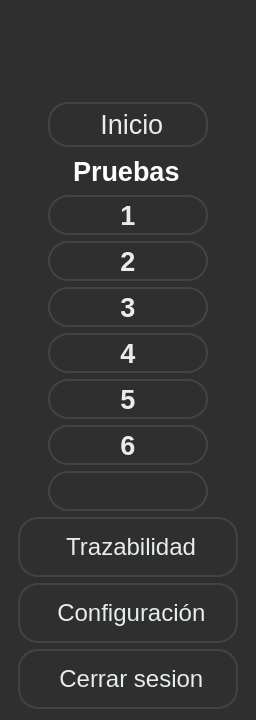
     <widget class="QWidget" name="sidebar" native="true">
      <property name="minimumSize">
       <size>
        <width>256</width>
        <height>720</height>
       </size>
      </property>
      <property name="maximumSize">
       <size>
        <width>256</width>
        <height>768</height>
       </size>
      </property>
      <property name="styleSheet">
       <string notr="true">QWidget{
background-color: rgb(47, 47, 47);

}



QPushButton {
	color: rgb(231, 236, 237);
	background-color: rgb(47, 47, 47);

     border: 2px solid rgb(67, 67, 67); /* Borde para el QStackedWidget */
    border-radius: 20px; /* Bordes redondeados solo para el QStackedWidget */
    padding: 5px; /* Opcional: agrega espacio interno */
}</string>
      </property>
      <layout class="QVBoxLayout" name="verticalLayout">
       <item>
        <layout class="QHBoxLayout" name="horizontalLayout_9">
         <item>
          <spacer name="horizontalSpacer">
           <property name="orientation">
            <enum>Qt::Horizontal</enum>
           </property>
           <property name="sizeType">
            <enum>QSizePolicy::Fixed</enum>
           </property>
           <property name="sizeHint" stdset="0">
            <size>
             <width>20</width>
             <height>17</height>
            </size>
           </property>
          </spacer>
         </item>
         <item>
          <widget class="QLabel" name="lblLogo">
           <property name="minimumSize">
            <size>
             <width>190</width>
             <height>70</height>
            </size>
           </property>
           <property name="maximumSize">
            <size>
             <width>190</width>
             <height>80</height>
            </size>
           </property>
           <property name="text">
            <string/>
           </property>
           <property name="pixmap">
            <pixmap resource="../resources/resources.qrc">:/resources/vectorseek.com-Nidec Logo Vector.png</pixmap>
           </property>
           <property name="scaledContents">
            <bool>true</bool>
           </property>
          </widget>
         </item>
         <item>
          <spacer name="horizontalSpacer_2">
           <property name="orientation">
            <enum>Qt::Horizontal</enum>
           </property>
           <property name="sizeType">
            <enum>QSizePolicy::Fixed</enum>
           </property>
           <property name="sizeHint" stdset="0">
            <size>
             <width>21</width>
             <height>17</height>
            </size>
           </property>
          </spacer>
         </item>
        </layout>
       </item>
       <item>
        <spacer name="verticalSpacer">
         <property name="orientation">
          <enum>Qt::Vertical</enum>
         </property>
         <property name="sizeType">
          <enum>QSizePolicy::Fixed</enum>
         </property>
         <property name="sizeHint" stdset="0">
          <size>
           <width>20</width>
           <height>15</height>
          </size>
         </property>
        </spacer>
       </item>
       <item>
        <layout class="QHBoxLayout" name="horizontalLayout_39">
         <item>
          <spacer name="horizontalSpacer_9">
           <property name="orientation">
            <enum>Qt::Horizontal</enum>
           </property>
           <property name="sizeHint" stdset="0">
            <size>
             <width>40</width>
             <height>20</height>
            </size>
           </property>
          </spacer>
         </item>
         <item>
          <widget class="QPushButton" name="btnInicializar">
           <property name="minimumSize">
            <size>
             <width>160</width>
             <height>45</height>
            </size>
           </property>
           <property name="maximumSize">
            <size>
             <width>160</width>
             <height>16777215</height>
            </size>
           </property>
           <property name="font">
            <font>
             <pointsize>20</pointsize>
            </font>
           </property>
           <property name="cursor">
            <cursorShape>PointingHandCursor</cursorShape>
           </property>
           <property name="toolTip">
            <string>Volver al inicio</string>
           </property>
           <property name="styleSheet">
            <string notr="true">color: rgb(231, 236, 237);</string>
           </property>
           <property name="text">
            <string> Inicio</string>
           </property>
           <property name="icon">
            <iconset resource="../resources/resources.qrc">
             <normaloff>:/resources/home.png</normaloff>:/resources/home.png</iconset>
           </property>
           <property name="iconSize">
            <size>
             <width>32</width>
             <height>32</height>
            </size>
           </property>
           <property name="checkable">
            <bool>true</bool>
           </property>
          </widget>
         </item>
         <item>
          <spacer name="horizontalSpacer_10">
           <property name="orientation">
            <enum>Qt::Horizontal</enum>
           </property>
           <property name="sizeHint" stdset="0">
            <size>
             <width>40</width>
             <height>20</height>
            </size>
           </property>
          </spacer>
         </item>
        </layout>
       </item>
       <item>
        <layout class="QHBoxLayout" name="horizontalLayout">
         <item>
          <spacer name="horizontalSpacer_12">
           <property name="orientation">
            <enum>Qt::Horizontal</enum>
           </property>
           <property name="sizeHint" stdset="0">
            <size>
             <width>40</width>
             <height>20</height>
            </size>
           </property>
          </spacer>
         </item>
         <item>
          <widget class="QLabel" name="label">
           <property name="minimumSize">
            <size>
             <width>110</width>
             <height>30</height>
            </size>
           </property>
           <property name="maximumSize">
            <size>
             <width>120</width>
             <height>40</height>
            </size>
           </property>
           <property name="font">
            <font>
             <pointsize>20</pointsize>
             <bold>true</bold>
            </font>
           </property>
           <property name="styleSheet">
            <string notr="true">color: rgb(255, 255, 255);</string>
           </property>
           <property name="text">
            <string>Pruebas</string>
           </property>
          </widget>
         </item>
         <item>
          <spacer name="horizontalSpacer_11">
           <property name="orientation">
            <enum>Qt::Horizontal</enum>
           </property>
           <property name="sizeHint" stdset="0">
            <size>
             <width>40</width>
             <height>20</height>
            </size>
           </property>
          </spacer>
         </item>
        </layout>
       </item>
       <item>
        <layout class="QHBoxLayout" name="horizontalLayout_2">
         <property name="spacing">
          <number>0</number>
         </property>
         <item>
          <spacer name="horizontalSpacer_14">
           <property name="orientation">
            <enum>Qt::Horizontal</enum>
           </property>
           <property name="sizeHint" stdset="0">
            <size>
             <width>40</width>
             <height>20</height>
            </size>
           </property>
          </spacer>
         </item>
         <item>
          <widget class="QPushButton" name="btnPrueba1">
           <property name="enabled">
            <bool>false</bool>
           </property>
           <property name="minimumSize">
            <size>
             <width>160</width>
             <height>30</height>
            </size>
           </property>
           <property name="maximumSize">
            <size>
             <width>120</width>
             <height>40</height>
            </size>
           </property>
           <property name="font">
            <font>
             <pointsize>20</pointsize>
             <bold>true</bold>
            </font>
           </property>
           <property name="cursor">
            <cursorShape>PointingHandCursor</cursorShape>
           </property>
           <property name="toolTip">
            <string>Inicializar pruebas</string>
           </property>
           <property name="styleSheet">
            <string notr="true">color: rgb(231, 236, 237);
</string>
           </property>
           <property name="text">
            <string>1</string>
           </property>
           <property name="iconSize">
            <size>
             <width>35</width>
             <height>35</height>
            </size>
           </property>
           <property name="checkable">
            <bool>true</bool>
           </property>
          </widget>
         </item>
         <item>
          <spacer name="horizontalSpacer_13">
           <property name="orientation">
            <enum>Qt::Horizontal</enum>
           </property>
           <property name="sizeHint" stdset="0">
            <size>
             <width>40</width>
             <height>20</height>
            </size>
           </property>
          </spacer>
         </item>
        </layout>
       </item>
       <item>
        <layout class="QHBoxLayout" name="horizontalLayout_3">
         <property name="spacing">
          <number>0</number>
         </property>
         <item>
          <spacer name="horizontalSpacer_15">
           <property name="orientation">
            <enum>Qt::Horizontal</enum>
           </property>
           <property name="sizeHint" stdset="0">
            <size>
             <width>40</width>
             <height>20</height>
            </size>
           </property>
          </spacer>
         </item>
         <item>
          <widget class="QPushButton" name="btnPrueba2">
           <property name="minimumSize">
            <size>
             <width>160</width>
             <height>30</height>
            </size>
           </property>
           <property name="maximumSize">
            <size>
             <width>120</width>
             <height>40</height>
            </size>
           </property>
           <property name="font">
            <font>
             <pointsize>20</pointsize>
             <bold>true</bold>
            </font>
           </property>
           <property name="styleSheet">
            <string notr="true">color: rgb(231, 236, 237);


QPushButton {
	color: rgb(231, 236, 237);
	background-color: rgb(47, 47, 47);

     border: 2px solid rgb(67, 67, 67); /* Borde para el QStackedWidget */
    border-radius: 20px; /* Bordes redondeados solo para el QStackedWidget */
    padding: 5px; /* Opcional: agrega espacio interno */
}</string>
           </property>
           <property name="text">
            <string>2</string>
           </property>
           <property name="iconSize">
            <size>
             <width>35</width>
             <height>35</height>
            </size>
           </property>
           <property name="checkable">
            <bool>true</bool>
           </property>
          </widget>
         </item>
         <item>
          <spacer name="horizontalSpacer_16">
           <property name="orientation">
            <enum>Qt::Horizontal</enum>
           </property>
           <property name="sizeHint" stdset="0">
            <size>
             <width>40</width>
             <height>20</height>
            </size>
           </property>
          </spacer>
         </item>
        </layout>
       </item>
       <item>
        <layout class="QHBoxLayout" name="horizontalLayout_4">
         <property name="spacing">
          <number>0</number>
         </property>
         <item>
          <spacer name="horizontalSpacer_18">
           <property name="orientation">
            <enum>Qt::Horizontal</enum>
           </property>
           <property name="sizeHint" stdset="0">
            <size>
             <width>40</width>
             <height>20</height>
            </size>
           </property>
          </spacer>
         </item>
         <item>
          <widget class="QPushButton" name="btnPrueba3">
           <property name="minimumSize">
            <size>
             <width>160</width>
             <height>30</height>
            </size>
           </property>
           <property name="maximumSize">
            <size>
             <width>120</width>
             <height>40</height>
            </size>
           </property>
           <property name="font">
            <font>
             <pointsize>20</pointsize>
             <bold>true</bold>
            </font>
           </property>
           <property name="styleSheet">
            <string notr="true">color: rgb(231, 236, 237);</string>
           </property>
           <property name="text">
            <string>3</string>
           </property>
           <property name="iconSize">
            <size>
             <width>35</width>
             <height>35</height>
            </size>
           </property>
           <property name="checkable">
            <bool>true</bool>
           </property>
          </widget>
         </item>
         <item>
          <spacer name="horizontalSpacer_17">
           <property name="orientation">
            <enum>Qt::Horizontal</enum>
           </property>
           <property name="sizeHint" stdset="0">
            <size>
             <width>40</width>
             <height>20</height>
            </size>
           </property>
          </spacer>
         </item>
        </layout>
       </item>
       <item>
        <layout class="QHBoxLayout" name="horizontalLayout_5">
         <property name="spacing">
          <number>0</number>
         </property>
         <item>
          <spacer name="horizontalSpacer_19">
           <property name="orientation">
            <enum>Qt::Horizontal</enum>
           </property>
           <property name="sizeHint" stdset="0">
            <size>
             <width>40</width>
             <height>20</height>
            </size>
           </property>
          </spacer>
         </item>
         <item>
          <widget class="QPushButton" name="btnPrueba4">
           <property name="minimumSize">
            <size>
             <width>160</width>
             <height>30</height>
            </size>
           </property>
           <property name="maximumSize">
            <size>
             <width>120</width>
             <height>40</height>
            </size>
           </property>
           <property name="font">
            <font>
             <pointsize>20</pointsize>
             <bold>true</bold>
            </font>
           </property>
           <property name="styleSheet">
            <string notr="true">color: rgb(231, 236, 237);</string>
           </property>
           <property name="text">
            <string>4</string>
           </property>
           <property name="iconSize">
            <size>
             <width>35</width>
             <height>35</height>
            </size>
           </property>
           <property name="checkable">
            <bool>true</bool>
           </property>
          </widget>
         </item>
         <item>
          <spacer name="horizontalSpacer_20">
           <property name="orientation">
            <enum>Qt::Horizontal</enum>
           </property>
           <property name="sizeHint" stdset="0">
            <size>
             <width>40</width>
             <height>20</height>
            </size>
           </property>
          </spacer>
         </item>
        </layout>
       </item>
       <item>
        <layout class="QHBoxLayout" name="horizontalLayout_6">
         <property name="spacing">
          <number>0</number>
         </property>
         <item>
          <spacer name="horizontalSpacer_22">
           <property name="orientation">
            <enum>Qt::Horizontal</enum>
           </property>
           <property name="sizeHint" stdset="0">
            <size>
             <width>40</width>
             <height>20</height>
            </size>
           </property>
          </spacer>
         </item>
         <item>
          <widget class="QPushButton" name="btnPrueba5">
           <property name="minimumSize">
            <size>
             <width>160</width>
             <height>30</height>
            </size>
           </property>
           <property name="maximumSize">
            <size>
             <width>120</width>
             <height>40</height>
            </size>
           </property>
           <property name="font">
            <font>
             <pointsize>20</pointsize>
             <bold>true</bold>
            </font>
           </property>
           <property name="styleSheet">
            <string notr="true">color: rgb(231, 236, 237);</string>
           </property>
           <property name="text">
            <string>5</string>
           </property>
           <property name="iconSize">
            <size>
             <width>35</width>
             <height>35</height>
            </size>
           </property>
           <property name="checkable">
            <bool>true</bool>
           </property>
          </widget>
         </item>
         <item>
          <spacer name="horizontalSpacer_21">
           <property name="orientation">
            <enum>Qt::Horizontal</enum>
           </property>
           <property name="sizeHint" stdset="0">
            <size>
             <width>40</width>
             <height>20</height>
            </size>
           </property>
          </spacer>
         </item>
        </layout>
       </item>
       <item>
        <layout class="QHBoxLayout" name="horizontalLayout_7">
         <property name="spacing">
          <number>0</number>
         </property>
         <item>
          <spacer name="horizontalSpacer_23">
           <property name="orientation">
            <enum>Qt::Horizontal</enum>
           </property>
           <property name="sizeHint" stdset="0">
            <size>
             <width>40</width>
             <height>20</height>
            </size>
           </property>
          </spacer>
         </item>
         <item>
          <widget class="QPushButton" name="btnPrueba6">
           <property name="minimumSize">
            <size>
             <width>160</width>
             <height>30</height>
            </size>
           </property>
           <property name="maximumSize">
            <size>
             <width>120</width>
             <height>40</height>
            </size>
           </property>
           <property name="font">
            <font>
             <pointsize>20</pointsize>
             <bold>true</bold>
            </font>
           </property>
           <property name="styleSheet">
            <string notr="true">color: rgb(231, 236, 237);</string>
           </property>
           <property name="text">
            <string>6</string>
           </property>
           <property name="iconSize">
            <size>
             <width>35</width>
             <height>35</height>
            </size>
           </property>
           <property name="checkable">
            <bool>true</bool>
           </property>
          </widget>
         </item>
         <item>
          <spacer name="horizontalSpacer_24">
           <property name="orientation">
            <enum>Qt::Horizontal</enum>
           </property>
           <property name="sizeHint" stdset="0">
            <size>
             <width>40</width>
             <height>20</height>
            </size>
           </property>
          </spacer>
         </item>
        </layout>
       </item>
       <item>
        <layout class="QHBoxLayout" name="horizontalLayout_8">
         <property name="spacing">
          <number>0</number>
         </property>
         <item>
          <spacer name="horizontalSpacer_26">
           <property name="orientation">
            <enum>Qt::Horizontal</enum>
           </property>
           <property name="sizeHint" stdset="0">
            <size>
             <width>40</width>
             <height>20</height>
            </size>
           </property>
          </spacer>
         </item>
         <item>
          <widget class="QPushButton" name="btnResultados">
           <property name="minimumSize">
            <size>
             <width>160</width>
             <height>30</height>
            </size>
           </property>
           <property name="maximumSize">
            <size>
             <width>120</width>
             <height>40</height>
            </size>
           </property>
           <property name="font">
            <font>
             <pointsize>20</pointsize>
            </font>
           </property>
           <property name="styleSheet">
            <string notr="true">color: rgb(231, 236, 237);</string>
           </property>
           <property name="text">
            <string/>
           </property>
           <property name="icon">
            <iconset resource="../resources/resources.qrc">
             <normaloff>:/resources/clipboard.png</normaloff>:/resources/clipboard.png</iconset>
           </property>
           <property name="iconSize">
            <size>
             <width>32</width>
             <height>32</height>
            </size>
           </property>
           <property name="checkable">
            <bool>true</bool>
           </property>
          </widget>
         </item>
         <item>
          <spacer name="horizontalSpacer_25">
           <property name="orientation">
            <enum>Qt::Horizontal</enum>
           </property>
           <property name="sizeHint" stdset="0">
            <size>
             <width>40</width>
             <height>20</height>
            </size>
           </property>
          </spacer>
         </item>
        </layout>
       </item>
       <item>
        <layout class="QHBoxLayout" name="layoutbtnTrazabilidad">
         <property name="spacing">
          <number>0</number>
         </property>
         <item>
          <spacer name="horizontalSpacer_6">
           <property name="orientation">
            <enum>Qt::Horizontal</enum>
           </property>
           <property name="sizeHint" stdset="0">
            <size>
             <width>18</width>
             <height>20</height>
            </size>
           </property>
          </spacer>
         </item>
         <item>
          <widget class="QPushButton" name="btnTrazabilidad">
           <property name="minimumSize">
            <size>
             <width>220</width>
             <height>60</height>
            </size>
           </property>
           <property name="maximumSize">
            <size>
             <width>220</width>
             <height>70</height>
            </size>
           </property>
           <property name="font">
            <font>
             <pointsize>18</pointsize>
            </font>
           </property>
           <property name="cursor">
            <cursorShape>PointingHandCursor</cursorShape>
           </property>
           <property name="styleSheet">
            <string notr="true">color: rgb(231, 236, 237);</string>
           </property>
           <property name="text">
            <string> Trazabilidad</string>
           </property>
           <property name="icon">
            <iconset resource="../resources/resources.qrc">
             <normaloff>:/resources/folder (1).png</normaloff>:/resources/folder (1).png</iconset>
           </property>
           <property name="iconSize">
            <size>
             <width>32</width>
             <height>32</height>
            </size>
           </property>
           <property name="checkable">
            <bool>true</bool>
           </property>
          </widget>
         </item>
         <item>
          <spacer name="horizontalSpacer_5">
           <property name="orientation">
            <enum>Qt::Horizontal</enum>
           </property>
           <property name="sizeHint" stdset="0">
            <size>
             <width>18</width>
             <height>20</height>
            </size>
           </property>
          </spacer>
         </item>
        </layout>
       </item>
       <item>
        <layout class="QHBoxLayout" name="layoutbtnConfiguracion">
         <property name="spacing">
          <number>0</number>
         </property>
         <item>
          <spacer name="horizontalSpacer_4">
           <property name="orientation">
            <enum>Qt::Horizontal</enum>
           </property>
           <property name="sizeHint" stdset="0">
            <size>
             <width>18</width>
             <height>20</height>
            </size>
           </property>
          </spacer>
         </item>
         <item>
          <widget class="QPushButton" name="btnConfiguracion">
           <property name="minimumSize">
            <size>
             <width>220</width>
             <height>60</height>
            </size>
           </property>
           <property name="maximumSize">
            <size>
             <width>220</width>
             <height>70</height>
            </size>
           </property>
           <property name="font">
            <font>
             <pointsize>18</pointsize>
            </font>
           </property>
           <property name="cursor">
            <cursorShape>PointingHandCursor</cursorShape>
           </property>
           <property name="styleSheet">
            <string notr="true">color: rgb(231, 236, 237);</string>
           </property>
           <property name="text">
            <string> Configuración</string>
           </property>
           <property name="icon">
            <iconset resource="../resources/resources.qrc">
             <normaloff>:/resources/cogwheel.png</normaloff>:/resources/cogwheel.png</iconset>
           </property>
           <property name="iconSize">
            <size>
             <width>32</width>
             <height>32</height>
            </size>
           </property>
           <property name="checkable">
            <bool>true</bool>
           </property>
          </widget>
         </item>
         <item>
          <spacer name="horizontalSpacer_3">
           <property name="orientation">
            <enum>Qt::Horizontal</enum>
           </property>
           <property name="sizeHint" stdset="0">
            <size>
             <width>18</width>
             <height>20</height>
            </size>
           </property>
          </spacer>
         </item>
        </layout>
       </item>
       <item>
        <layout class="QHBoxLayout" name="layoutbtnConfiguracion_2">
         <property name="spacing">
          <number>0</number>
         </property>
         <item>
          <spacer name="horizontalSpacer_7">
           <property name="orientation">
            <enum>Qt::Horizontal</enum>
           </property>
           <property name="sizeHint" stdset="0">
            <size>
             <width>18</width>
             <height>20</height>
            </size>
           </property>
          </spacer>
         </item>
         <item>
          <widget class="QPushButton" name="btnLogout">
           <property name="minimumSize">
            <size>
             <width>220</width>
             <height>60</height>
            </size>
           </property>
           <property name="maximumSize">
            <size>
             <width>220</width>
             <height>70</height>
            </size>
           </property>
           <property name="font">
            <font>
             <pointsize>18</pointsize>
            </font>
           </property>
           <property name="cursor">
            <cursorShape>PointingHandCursor</cursorShape>
           </property>
           <property name="styleSheet">
            <string notr="true">color: rgb(231, 236, 237);</string>
           </property>
           <property name="text">
            <string> Cerrar sesion</string>
           </property>
           <property name="icon">
            <iconset resource="../resources/resources.qrc">
             <normaloff>:/resources/logout (1).png</normaloff>:/resources/logout (1).png</iconset>
           </property>
           <property name="iconSize">
            <size>
             <width>32</width>
             <height>32</height>
            </size>
           </property>
           <property name="checkable">
            <bool>true</bool>
           </property>
          </widget>
         </item>
         <item>
          <spacer name="horizontalSpacer_8">
           <property name="orientation">
            <enum>Qt::Horizontal</enum>
           </property>
           <property name="sizeHint" stdset="0">
            <size>
             <width>18</width>
             <height>20</height>
            </size>
           </property>
          </spacer>
         </item>
        </layout>
       </item>
      </layout>
     </widget>
